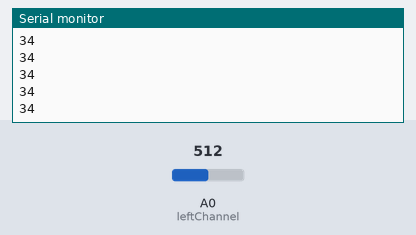
This sketch was run on a simulated Arduino Uno, built with avr-gcc and run on an emulated ATmega328P. On the bench: the last lines printed to the serial monitor. Inputs (shaded band) come from the test bench; at power-on: A0 (leftChannel) = 512.

Above: at 1.2 s.
1.3 s: A0 (leftChannel) set to 716
At 2.0 s:
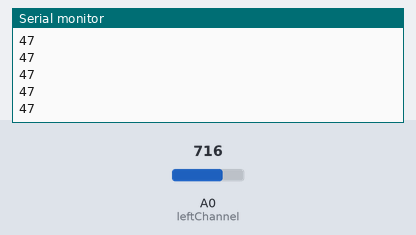
2.8 s: A0 (leftChannel) set to 900
At 3.8 s:
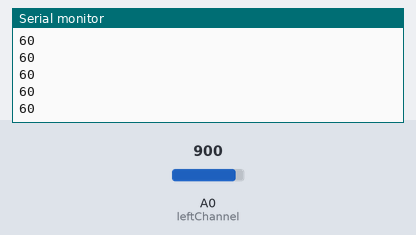
Timing chart, 0 to 5.8 s (numbered marks = the images above; inputs shaded):
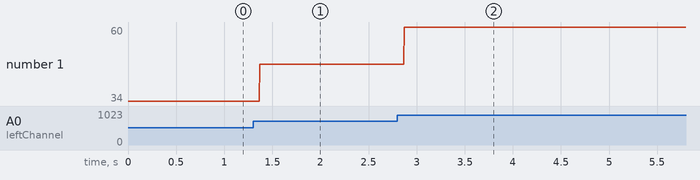

Measured:
- after the input at 1.3 s, the serial monitor: prints a new line after 0.07 s (image 1)
- after the input at 2.8 s, the serial monitor: prints a new line after 0.07 s (image 2)
- plotted number 1: 34 → 47 after the input at 1.3 s, 47 → 60 after the input at 2.8 s

The sketch:

ListenAux.ino
```cpp
int leftChannel = 0;
int left;

void setup() {
Serial.begin(9600);
}

void loop() {
  left = analogRead(leftChannel);
  left = left/15;
  Serial.println(left);

}
```
